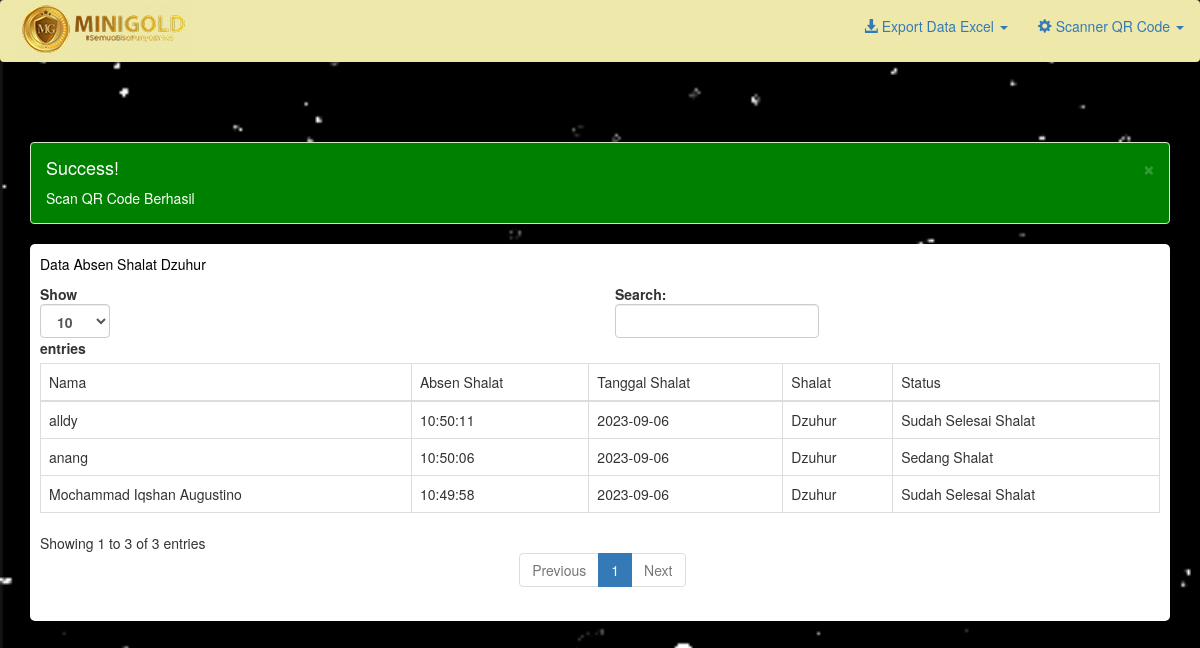
Screenshot of /table_absen1.php (signed in) with the database file from the repository.
### tables this page shows
CREATE TABLE `dzuhur` (
  `id` int(11) NOT NULL,
  `nama` varchar(255) NOT NULL,
  `time_scan` varchar(255) NOT NULL,
  `TIMEOUT` varchar(255) NOT NULL,
  `LOGDATE` varchar(255) NOT NULL,
  `shalat` varchar(255) NOT NULL,
  `STATUS` varchar(255) NOT NULL
);

### table_absen1.php (the view, shortened to what this page needs)
<!DOCTYPE html>
<html>
<head>
    <link rel="stylesheet" href="https://maxcdn.bootstrapcdn.com/bootstrap/3.4.1/css/bootstrap.min.css">
    <link rel="stylesheet" href="css/bootstrap.min.css">
    </head>
</head>
<body>
  <nav class="navbar" style="background:#EEE8AA">
		  <div class="container-fluid">
			<div class="navbar-header">
			<div class="brand logo">
      <a href="index.php" title="Home" rel="home" class="site-branding__logo">
        <img src="logo-minigold-small.png" alt="Home">
      </a>
    </div>
			</div>
			<ul class="nav navbar-nav navbar-right">
         <li class="dropdown"><a class="dropdown-toggle" data-toggle="dropdown" href="#"><span class="glyphicon glyphicon-download-alt"></span> Export Data Excel <span class="caret"></span></a>
              <li class="dropdown"><a class="dropdown-toggle" data-toggle="dropdown" href="#"><span class="glyphicon glyphicon-cog"></span> Scanner QR Code <span class="caret"></span></a>
			</ul>
		  </div>
		</nav>
    <br>
    <br>
    <br>
       <div class="container">
            <div class="row">
                <div class="col-md-12">
					<?php
					if(isset($_SESSION['success'])){
					  echo "
						<div class='alert alert-success alert-dismissible' style='background:green;color:#fff'>
						  <button type='button' class='close' data-dismiss='alert' aria-hidden='true'>&times;</button>
						  <h4><i class='icon fa fa-check'></i> Success!</h4>
						  ".$_SESSION['success']."
						</div>
					  ";
					}
				  ?>
                </div>
                <div class="col-md-12">
				<div style="border-radius: 5px;padding:10px;background:#fff;" id="divvideo">
               <p>Data Absen Shalat Dzuhur</p>
                  <table id="example1" class="table table-bordered">
                    <thead>
                        <tr>
                        <td>Nama</td>
                            <td>Absen Shalat</td>
                            <td>Tanggal Shalat</td>
                            <td>Shalat</td>
                            <td>Status</td>
                        </tr>
                    </thead>
                    <tbody>
                        <?php
                        $server = "localhost";
                        $username="root";
                        $password="";
                        $dbname="upload_file";
                        $conn = new mysqli($server,$username,$password,$dbname);
                           $sql ="SELECT * FROM dzuhur";
                           $query = $conn->query($sql);
                           while ($row = $query->fetch_assoc()){
                        ?>
                            <tr>
                            <td><?php echo $row['nama'];?></td>
                                <td><?php echo $row['time_scan'];?></td>
                                <td><?php echo $row['LOGDATE'];?></td>
                                <td><?php echo $row['shalat'];?></td>
                                <td><?php echo $row['STATUS'];?></td>
                            </tr>
                        <?php
                        }
                        ?>
                    </tbody>
                  </table>
                </div>
                </div>
            </div>
        </div>
    </body>
</html>

### table_absen1.php (style rules this page uses)
#divvideo { box-shadow: 0px 0px 1px 1px rgba(0, 0, 0, 0.1); }
body { background-image: url(32.gif); background-size: cover; background-attachment: fixed; }
p { color: black }
h4 { color: black }

### rows the page displays
dzuhur: nama "Mochammad Iqshan Augustino", time_scan "10:49:58", LOGDATE "2023-09-06", shalat "Dzuhur", STATUS "Sudah Selesai Shalat"
dzuhur: nama "anang", time_scan "10:50:06", LOGDATE "2023-09-06", shalat "Dzuhur", STATUS "Sedang Shalat"
dzuhur: nama "alldy", time_scan "10:50:11", LOGDATE "2023-09-06", shalat "Dzuhur", STATUS "Sudah Selesai Shalat"

### other values shown
$_SESSION['success'] "Scan QR Code Berhasil"
